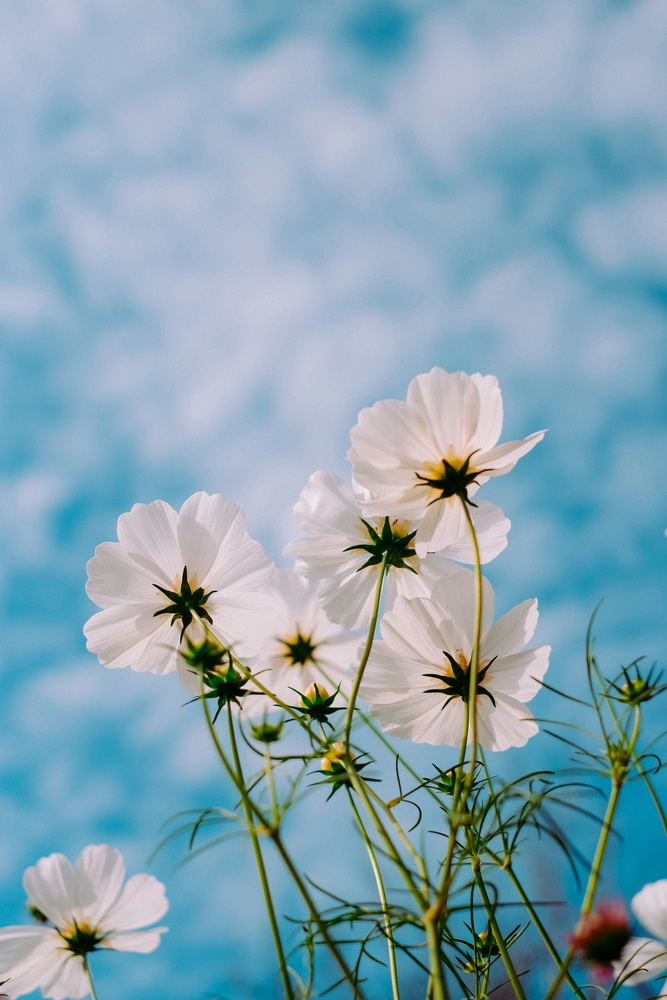
%> input picture DIP/DIP_Lab_406/Lab/MatLab/Lab-09/flower.jpeg, 667 x 1000 px, shrunk from 3000 x 4500 before the run
$ octave line_detection.m   (GNU Octave 9; MATLAB toolbox functions it lacks are replaced by stand-ins)
%> lines starting %> are read from the running program, lines starting %| are printed output that depends on the picture; in (x1, y1, x2, y2) boxes, pixels count from 0 and x2, y2 are one past the last pixel; in counts of white or black regions, pixels touching at a corner belong together; the program's own positions count from 1
image = imread('flower.jpeg');
%> image is the input picture: size 1000x667x3 uint8; mean R, G, B 134.1, 164.7, 179.1
gray = rgb2gray(image);
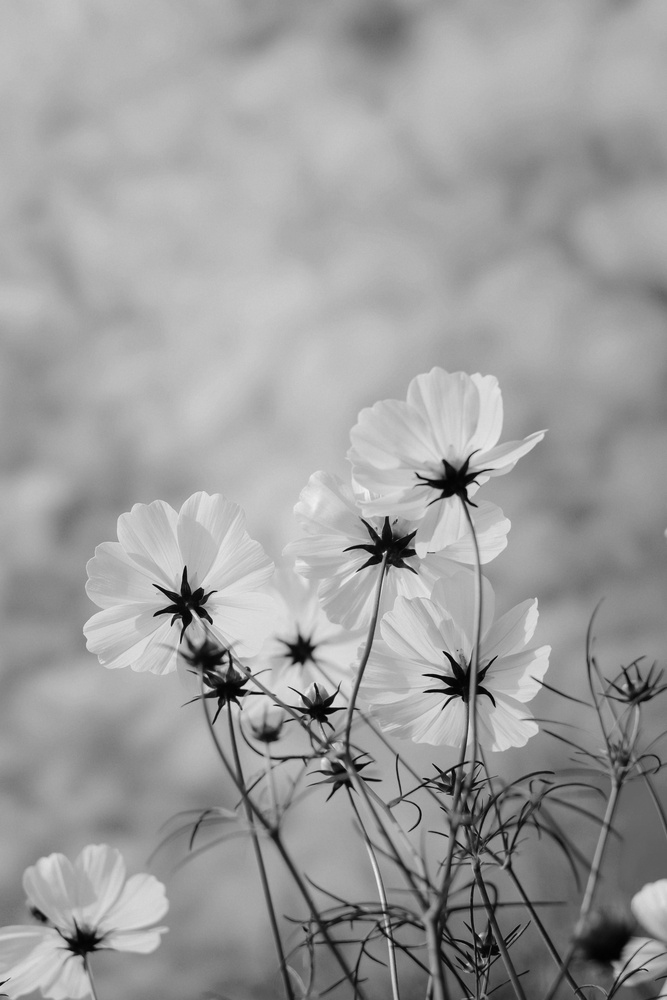
%> gray: size 1000x667 uint8; min 1, max 243, mean 157.2
edges = edge(gray, 'Canny');
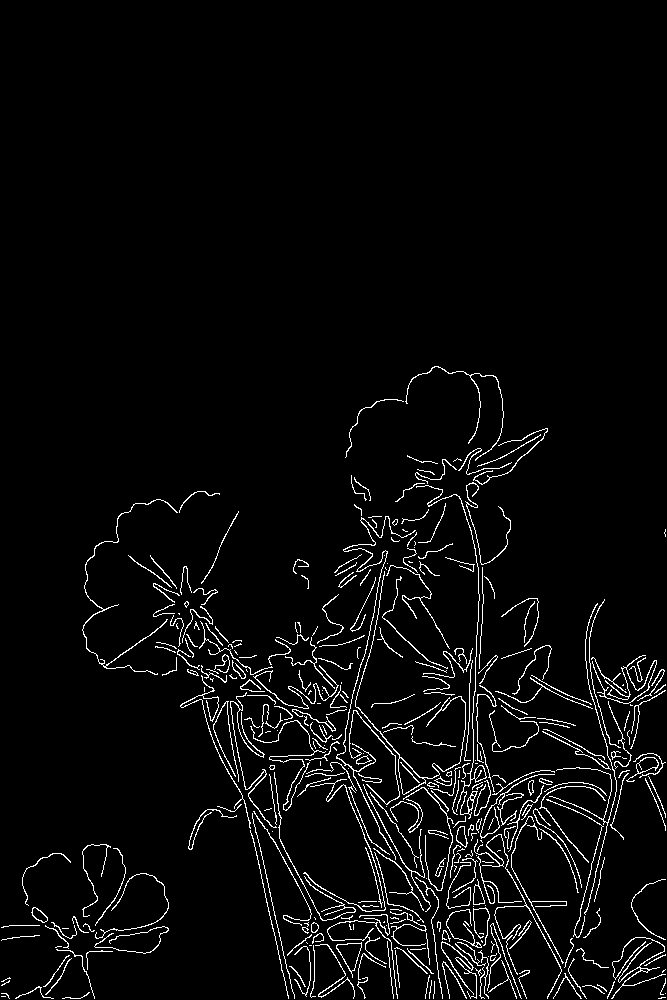
%> edges: size 1000x667 logical; 3.8% white in thin lines or dots, all inside (x1, y1, x2, y2) = (1, 366, 666, 999)
[H, T, R] = hough(edges);
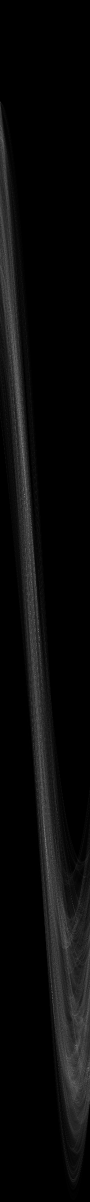
%> H: size 2403x180 double (shown at 1/2 size); min 0, max 197, mean 10.6
%> T = 180 values from -90 to 89; R = 2403 values from -1201 to 1201
P = houghpeaks(H, 5, 'threshold', ceil(0.3 * max(H(:))));
%> P = [1264 78; 990 49; 899 46; 1695 93; 1991 105]
lines = houghlines(edges, T, R, P, 'FillGap', 20, 'MinLength', 40);
%> lines = 9 lines; longest, point1 to point2 (x, y): (570, 981) to (643, 688), (310, 661) to (441, 807), (253, 815) to (295, 999), (192, 621) to (294, 722), (420, 848) to (516, 944), (200, 589) to (221, 679)
figure, imshow(image), hold on
for k = 1:length(lines)
    xy = [lines(k).point1; lines(k).point2];
    plot(xy(:, 1), xy(:, 2), 'LineWidth', 2, 'Color', 'red');
    plot(xy(1, 1), xy(1, 2), 'x', 'LineWidth', 2, 'Color', 'yellow');
    plot(xy(2, 1), xy(2, 2), 'x', 'LineWidth', 2, 'Color', 'green');
end
%> this loop made 9 passes
%> xy on passes 1 to 9: [200 589; 221 679], [236 742; 247 790], [253 815; 295 999], [310 661; 441 807], [457 824; 496 867], [192 621; 294 722], [310 738; 371 800], [420 848; 516 944], [570 981; 643 688]
title('Detected Lines using Hough Transform');
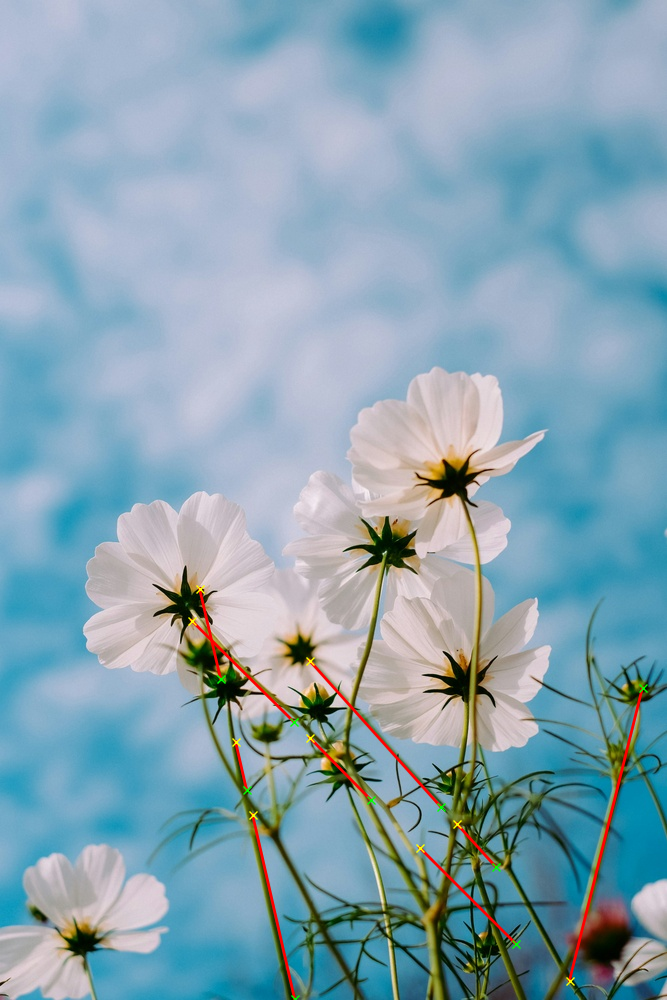
%> figure redrawn from the program's plot data; its title reads 'Detected Lines using Hough Transform'
hold off;
